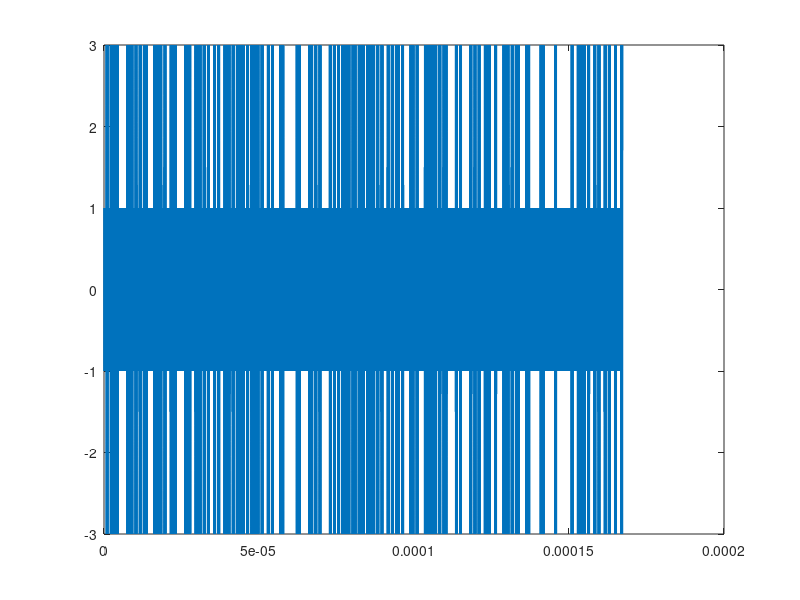
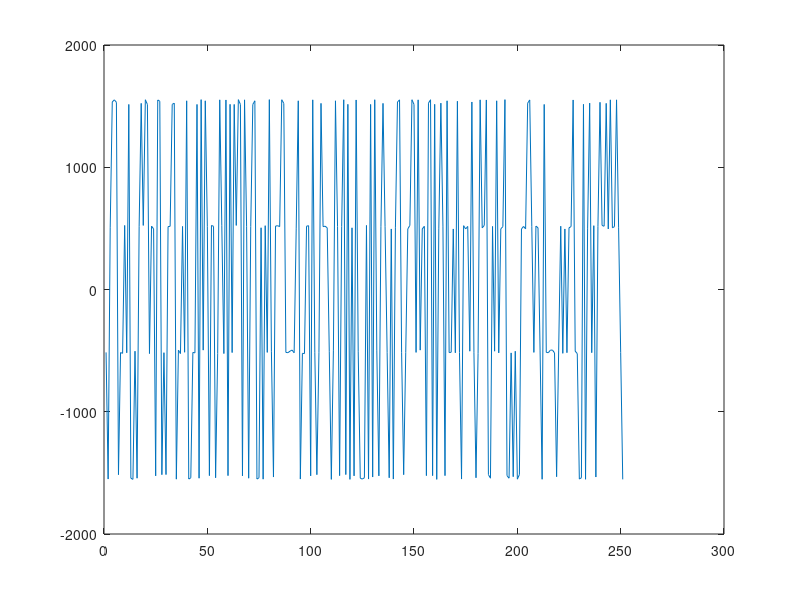
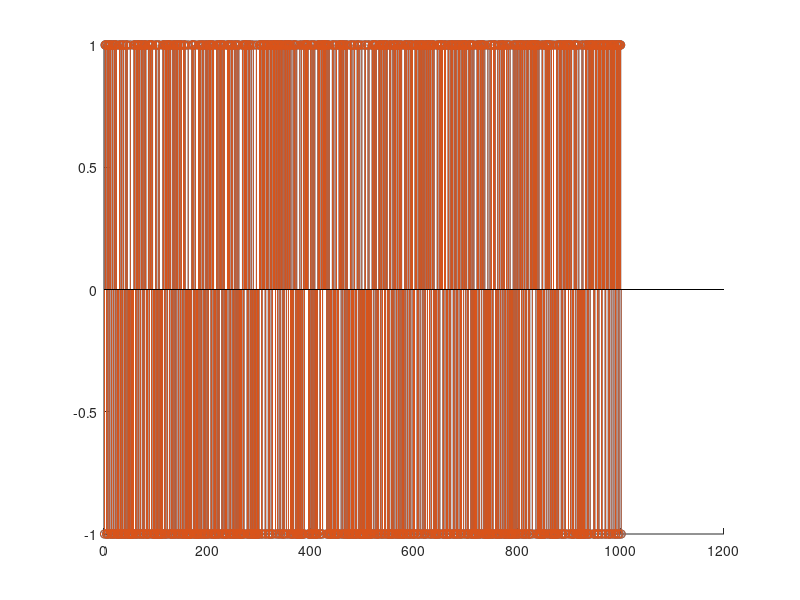

Reproduce these figures in MATLAB, in order. (Note: this script raises an error after producing the figures.)
%% Part 4
clc; clear all;


load('A2BPart3.mat')
fc = 20E6;
Ns = 1024;
Rs = 1.5e6;
fs = Rs*Ns;

Nb = length(x);

%split x vector into in phase and quadrature signals


x_qam  = [x -1 -1 -1]
%add value to make even, to be removed at the end
QAM_i = zeros(1,length(x_qam)/4);
QAM_q = QAM_i;


%Assign the 2 bits to a single QAM amplitude
% 00 = -2
% 01 = -1
% 11 = 1
% 10 = 2
% Do for both i and q streams
for i = 1:4:length(x_qam)
   if(x_qam(i) == 1)
       if(x_qam(i+1) == 1)
          QAM_i((i+3)/4) = 1; 
       end
       if(x_qam(i+1) == -1)
           QAM_i((i+3)/4) = 3;
       end
   end

   if(x_qam(i) == -1)
       if(x_qam(i+1) == 1)
           QAM_i((i+3)/4) = -1;
       end
       if(x_qam(i+1) == -1)
           QAM_i((i+3)/4) = -3;
       end
   end

      if(x_qam(i+2) == 1)
       if(x_qam(i+3) == 1)
          QAM_q((i+3)/4) = 1; 
       end
       if(x_qam(i+3) == -1)
           QAM_q((i+3)/4) = 3;
       end
   end

   if(x_qam(i+2) == -1)
       if(x_qam(i+3) == 1)
           QAM_q((i+3)/4) = -1;
       end
       if(x_qam(i+3) == -1)
           QAM_q((i+3)/4) = -3;
       end
   end
   
end

t_qam = linspace(0,1/Rs * ceil(Nb/4),Ns*ceil(Nb/4)+1);
t_qam = t_qam(1:end-1);

c_i_QAM = cos(2*pi*fc*t_qam);
c_q_QAM = sin(2*pi*fc*t_qam);

y_i_QAM = c_i_QAM .* kron(QAM_i,ones(1,Ns));
y_q_QAM = c_q_QAM .* kron(QAM_q,ones(1,Ns));


figure();
plot(t_qam,y_i_QAM);

y_QAM = y_i_QAM - y_q_QAM;
figure();
plot(t_qam,y_QAM);

%% Receiver

ri_QAM = sum(reshape(y_QAM .* c_i_QAM,Ns,ceil(Nb/4)));
rq_QAM = sum(reshape(y_QAM .* -c_q_QAM,Ns,ceil(Nb/4)));

plot(ri_QAM);
%Midpoint between the lower and upper amplitudes is 750

%Decode using inverse method from transmitter
% ~1000 = 10
% ~500 = 11
% ~-500 = 01
% ~-1000 = 00
r_QAM = zeros(1,length(x_qam));
for i = 1:length(ri_QAM)
    ii = 1+((i-1)*4);
    if(ri_QAM(i) > 750)
        r_QAM(ii) = 1;
        r_QAM(ii+1) = -1;
    end
    
    if(ri_QAM(i) > 0 && ri_QAM(i) < 750)
        r_QAM(ii) = 1;
        r_QAM(ii+1) = 1;
    end
    
    if(ri_QAM(i) < 0 && ri_QAM(i) > -750)
        r_QAM(ii) = -1;
        r_QAM(ii+1) = 1;
    end

    if(ri_QAM(i) < -750)
        r_QAM(ii) = -1;
        r_QAM(ii+1) = -1;        
    end
    
    
    if(rq_QAM(i) > 1000)
        r_QAM(ii+2) = 1;
        r_QAM(ii+3) = -1;
    end
    
    if(rq_QAM(i) > 0 && rq_QAM(i) < 1000)
        r_QAM(ii+2) = 1;
        r_QAM(ii+3) = 1;
    end
    
    if(rq_QAM(i) < 0 && rq_QAM(i) > -1000)
        r_QAM(ii+2) = -1;
        r_QAM(ii+3) = 1;
    end

    if(rq_QAM(i) < -1000)
        r_QAM(ii+2) = -1;
        r_QAM(ii+3) = -1;        
    end
end

r_QAM = r_QAM(1:length(x));

error_QAM = sum(r_QAM ~= x);


figure();
hold on
stem(r_QAM);
stem(x);



%% BER (Justin)
%% Part 4 - M-QAM Performance in AWGN Channels
clear all; clc

load('A2BPart3.mat')
fc = 20E6;
Ns = 1024;
Rs = 1.5e6;
fs = Rs*Ns;

Nb = length(x);

EbN0_vals2 = -5:16; % Eb/N0 Parameter: from -5dB to 10dB
BER_sim2 = []    % Creates an empty variable that will later collect the BER values for each SNR
x_qam  = [x -1 -1 -1];
%add value to make even, to be removed at the end
QAM_i = zeros(1,length(x_qam)/4);
QAM_q = QAM_i;


%Assign the 2 bits to a single QAM amplitude
% 00 = -2
% 01 = -3
% 11 = 1
% 10 = 3
% Do for both i and q streams

S0 = [-3 -3]; S1 = [-3 -1];
S2 = [-3 3]; S3 = [-3 1];
S4 = [-1 -3]; S5 = [-1 -1];
S6 = [-1 3]; S7 = [-1 1];
S8 = [3 -3]; S9 = [3 -1];
S10 = [3 3]; S11 = [3 1];
S12 = [1 -3]; S13 = [1 -1];
S14= [1 3]; S15 = [1 1];

map16QAM = [S0; S1; S2; S3; S4; S5; S6; S7; S8; S9; S10; S11; S12; S13; S14; S15;]; % Constellation

for i = 1:4:length(x_qam)
   if(x_qam(i) == 1)
       if(x_qam(i+1) == 1)
          QAM_i((i+3)/4) = 1; 
       end
       if(x_qam(i+1) == -1)
           QAM_i((i+3)/4) = 3;
       end
   end

   if(x_qam(i) == -1)
       if(x_qam(i+1) == 1)
           QAM_i((i+3)/4) = -1;
       end
       if(x_qam(i+1) == -1)
           QAM_i((i+3)/4) = -3;
       end
   end

      if(x_qam(i+2) == 1)
       if(x_qam(i+3) == 1)
          QAM_q((i+3)/4) = 1; 
       end
       if(x_qam(i+3) == -1)
           QAM_q((i+3)/4) = 3;
       end
   end

   if(x_qam(i+2) == -1)
       if(x_qam(i+3) == 1)
           QAM_q((i+3)/4) = -1;
       end
       if(x_qam(i+3) == -1)
           QAM_q((i+3)/4) = -3;
       end
   end
   
end

t_qam = linspace(0,1/Rs * ceil(Nb/4),Ns*ceil(Nb/4)+1);
t_qam = t_qam(1:end-1);

c_i_QAM = cos(2*pi*fc*t_qam);
c_q_QAM = sin(2*pi*fc*t_qam);

y_i_QAM = c_i_QAM .* kron(QAM_i,ones(1,Ns));
y_q_QAM = c_q_QAM .* kron(QAM_q,ones(1,Ns));

for index = 1:length(EbN0_vals2) % sweep through each values of EbNo
    snr2 = EbN0_vals2(index)+10*log10(4)-10*log10(Ns); % Convert SNR back to dB as awgn takes dB form
    noisy_y_i_QAM = awgn(y_i_QAM,snr2,'measured'); % addes AWGN to the modulated signal
    noisy_y_q_QAM = awgn(y_q_QAM,snr2,'measured'); % addes AWGN to the modulated signal
    
%     figure();
%     plot(t_qam,y_i_QAM);

    y_QAM = noisy_y_i_QAM - noisy_y_q_QAM;
%     figure();
%     plot(t_qam,y_QAM);

% Receiver

    ri_QAM = sum(reshape(y_QAM,Ns,ceil(Nb/4)));
    rq_QAM = sum(reshape(y_QAM,Ns,ceil(Nb/4)));

    % Compute distance metrics
    metrics = NaN*zeros(length(map16QAM),length(x_qam)/4);
    for jj = 1:16
        metrics(jj,:) = (ri_QAM-map16QAM(jj,1)).^2+(rq_QAM-map16QAM(jj,2)).^2; % ML detection
    end
    
    [min_metric, location] =min(metrics) ; % Find the index of the minimum metric
    RxBits = decimalToBinaryVector(location-1,4).'; % Convert the M-ary received data to binary
    RxBits = RxBits(:).';
    RxBits(RxBits == 0) = -1;
    % Count the bit errors
    berf(index) = sum(x_qam~=RxBits);
    
figure(index)    
plot(ri_QAM);
%Midpoint between the lower and upper amplitudes is 750

%Decode using inverse method from transmitter
% ~1000 = 10
% ~500 = 11
% ~-500 = 01
% % ~-1000 = 00
%     r_QAM = zeros(1,length(x_qam));
%     for i = 1:length(ri_QAM)
%         ii = 1+((i-1)*4);
%         if(ri_QAM(i) > 3*max(ri_QAM)/4)
%             r_QAM(ii) = 1;
%             r_QAM(ii+1) = -1;
%         end
% 
%         if(ri_QAM(i) > 0 && ri_QAM(i) < 2*max(ri_QAM)/4)
%             r_QAM(ii) = 1;
%             r_QAM(ii+1) = 1;
%         end
% 
%         if(ri_QAM(i) < 0 && ri_QAM(i) > 1*max(ri_QAM)/4)
%             r_QAM(ii) = -1;
%             r_QAM(ii+1) = 1;
%         end
% 
%         if(ri_QAM(i) < 1*max(ri_QAM)/4)
%             r_QAM(ii) = -1;
%             r_QAM(ii+1) = -1;        
%         end
% 
% 
%         if(rq_QAM(i) > 1000)
%             r_QAM(ii+2) = 1;
%             r_QAM(ii+3) = -1;
%         end
% 
%         if(rq_QAM(i) > 0 && rq_QAM(i) < 1000)
%             r_QAM(ii+2) = 1;
%             r_QAM(ii+3) = 1;
%         end
% 
%         if(rq_QAM(i) < 0 && rq_QAM(i) > -1000)
%             r_QAM(ii+2) = -1;
%             r_QAM(ii+3) = 1;
%         end
% 
%         if(rq_QAM(i) < -1000)
%             r_QAM(ii+2) = -1;
%             r_QAM(ii+3) = -1;        
%         end
%     end

%     r_QAM = r_QAM(1:length(x));
% 
%     error_QAM = sum(r_QAM ~= x);
%     BER_sim2 = [BER_sim2,error_QAM/Nb]; % bit error calculation 
end

BER_sim2 = berf/(length(x_qam));% k bits per symbol - bit error

EbN0_vals_lin2 = 10  .^(EbN0_vals2/10);
BER_theo2 = (log2(16)/2)*qfunc(sqrt(3*(log2(16)/(16-1))*EbN0_vals_lin2)); % calculates the theoretical BER 

% plots the theoretical and simulated BER performance 
figure(15), semilogy(EbN0_vals2,BER_sim2,'r+')
hold on
semilogy(EbN0_vals2,BER_theo2,'b')
xlabel('E_b/N_0 dB'), ylabel('BER'), legend('Simulated','Theoretical')
title('Bit Error Rate Performance of BPSK modulation')

%% frequency

Y_QAM = fft(y_QAM);
Y_QAM = abs(fftshift(Y_QAM)/fs);
f_QAM = linspace(-fs/2,fs/2,length(Y_QAM)+1);
f_QAM = f_QAM(1:end-1);
figure()
plot(f_QAM,Y_QAM);